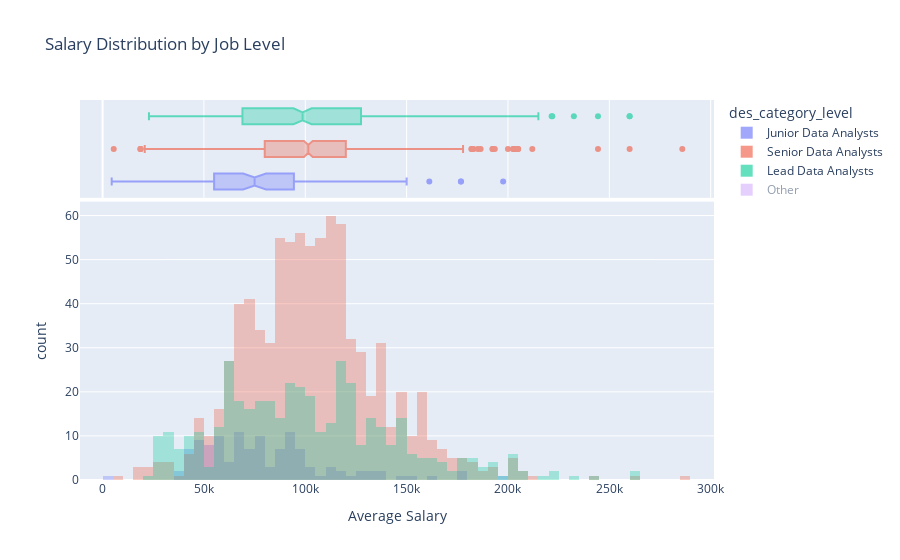

The notebook cell this image was saved under:
### Code cell
# Visualization
import plotly.express as px

fig = px.histogram(df_processed, x="avg_salary", color="des_category_level", marginal="box", 
                   title="Salary Distribution by Job Level",
                   labels={"avg_salary": "Average Salary"},
                   category_orders={"des_category_level": ["Junior Data Analysts", "Senior Data Analysts", "Lead Data Analysts"]},
                   barmode="overlay")
fig.update_traces(opacity=0.6)
fig.show()

### Figure 1 — Plotly figure (JSON) as saved in the notebook; plotly's stock layout.template omitted (floating-point values rounded to 4 significant figures; data arrays with more than 128 entries replaced by an {"elided": "..."} marker saying what was removed)
{"data": [{"alignmentgroup": "True", "bingroup": "x", "hovertemplate": "des_category_level=Junior Data Analysts<br>Average Salary=%{x}<br>count=%{y}<extra></extra>", "legendgroup": "Junior Data Analysts", "marker": {"color": "#636efa", "opacity": 0.5, "pattern": {"shape": ""}}, "name": "Junior Data Analysts", "offsetgroup": "Junior Data Analysts", "opacity": 0.6, "orientation": "v", "showlegend": true, "type": "histogram", "visible": true, "x": {"elided": "140 float values"}, "xaxis": "x", "yaxis": "y"}, {"alignmentgroup": "True", "hovertemplate": "des_category_level=Junior Data Analysts<br>Average Salary=%{x}<extra></extra>", "legendgroup": "Junior Data Analysts", "marker": {"color": "#636efa"}, "name": "Junior Data Analysts", "notched": true, "offsetgroup": "Junior Data Analysts", "opacity": 0.6, "showlegend": false, "type": "box", "visible": true, "x": {"elided": "140 float values"}, "xaxis": "x2", "yaxis": "y2"}, {"alignmentgroup": "True", "bingroup": "x", "hovertemplate": "des_category_level=Senior Data Analysts<br>Average Salary=%{x}<br>count=%{y}<extra></extra>", "legendgroup": "Senior Data Analysts", "marker": {"color": "#EF553B", "opacity": 0.5, "pattern": {"shape": ""}}, "name": "Senior Data Analysts", "offsetgroup": "Senior Data Analysts", "opacity": 0.6, "orientation": "v", "showlegend": true, "type": "histogram", "visible": true, "x": {"elided": "955 float values"}, "xaxis": "x", "yaxis": "y"}, {"alignmentgroup": "True", "hovertemplate": "des_category_level=Senior Data Analysts<br>Average Salary=%{x}<extra></extra>", "legendgroup": "Senior Data Analysts", "marker": {"color": "#EF553B"}, "name": "Senior Data Analysts", "notched": true, "offsetgroup": "Senior Data Analysts", "opacity": 0.6, "showlegend": false, "type": "box", "visible": true, "x": {"elided": "955 float values"}, "xaxis": "x2", "yaxis": "y2"}, {"alignmentgroup": "True", "bingroup": "x", "hovertemplate": "des_category_level=Lead Data Analysts<br>Average Salary=%{x}<br>count=%{y}<extra></extra>", "legendgroup": "Lead Data Analysts", "marker": {"color": "#00cc96", "opacity": 0.5, "pattern": {"shape": ""}}, "name": "Lead Data Analysts", "offsetgroup": "Lead Data Analysts", "opacity": 0.6, "orientation": "v", "showlegend": true, "type": "histogram", "visible": true, "x": {"elided": "467 float values"}, "xaxis": "x", "yaxis": "y"}, {"alignmentgroup": "True", "hovertemplate": "des_category_level=Lead Data Analysts<br>Average Salary=%{x}<extra></extra>", "legendgroup": "Lead Data Analysts", "marker": {"color": "#00cc96"}, "name": "Lead Data Analysts", "notched": true, "offsetgroup": "Lead Data Analysts", "opacity": 0.6, "showlegend": false, "type": "box", "visible": true, "x": {"elided": "467 float values"}, "xaxis": "x2", "yaxis": "y2"}, {"alignmentgroup": "True", "bingroup": "x", "hovertemplate": "des_category_level=Other<br>Average Salary=%{x}<br>count=%{y}<extra></extra>", "legendgroup": "Other", "marker": {"color": "#ab63fa", "opacity": 0.5, "pattern": {"shape": ""}}, "name": "Other", "offsetgroup": "Other", "opacity": 0.6, "orientation": "v", "showlegend": true, "type": "histogram", "visible": "legendonly", "x": {"elided": "2002 float values"}, "xaxis": "x", "yaxis": "y"}, {"alignmentgroup": "True", "hovertemplate": "des_category_level=Other<br>Average Salary=%{x}<extra></extra>", "legendgroup": "Other", "marker": {"color": "#ab63fa"}, "name": "Other", "notched": true, "offsetgroup": "Other", "opacity": 0.6, "showlegend": false, "type": "box", "visible": "legendonly", "x": {"elided": "2002 float values"}, "xaxis": "x2", "yaxis": "y2"}], "layout": {"autosize": true, "barmode": "overlay", "legend": {"title": {"text": "des_category_level"}, "tracegroupgap": 0}, "title": {"text": "Salary Distribution by Job Level"}, "xaxis": {"anchor": "y", "autorange": true, "domain": [0, 1], "range": [-11140.0, 301600.0], "title": {"text": "Average Salary"}, "type": "linear"}, "xaxis2": {"anchor": "y2", "autorange": true, "domain": [0, 1], "matches": "x", "range": [-11140.0, 301600.0], "showgrid": true, "showticklabels": false, "type": "linear"}, "yaxis": {"anchor": "x", "autorange": true, "domain": [0, 0.7326], "range": [0, 63.16], "title": {"text": "count"}}, "yaxis2": {"anchor": "x2", "autorange": true, "domain": [0.7426, 1], "matches": "y2", "range": [-0.5, 2.5], "showgrid": false, "showline": false, "showticklabels": false, "ticks": "", "type": "category"}}}
